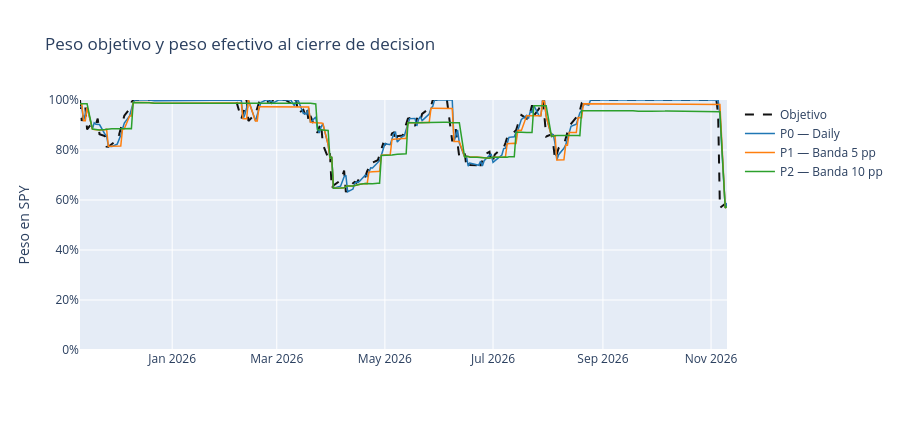
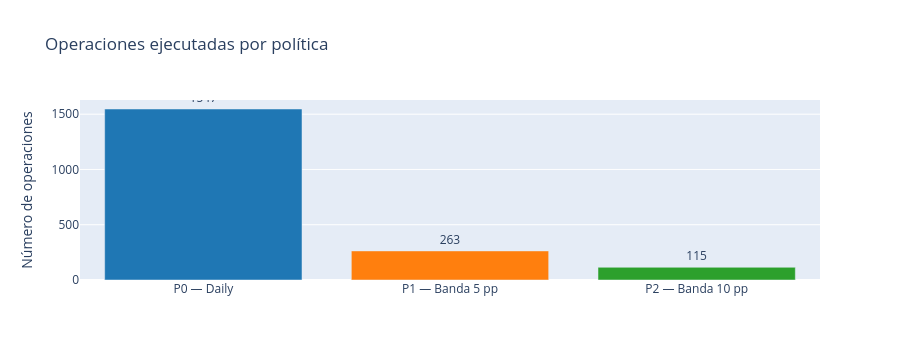
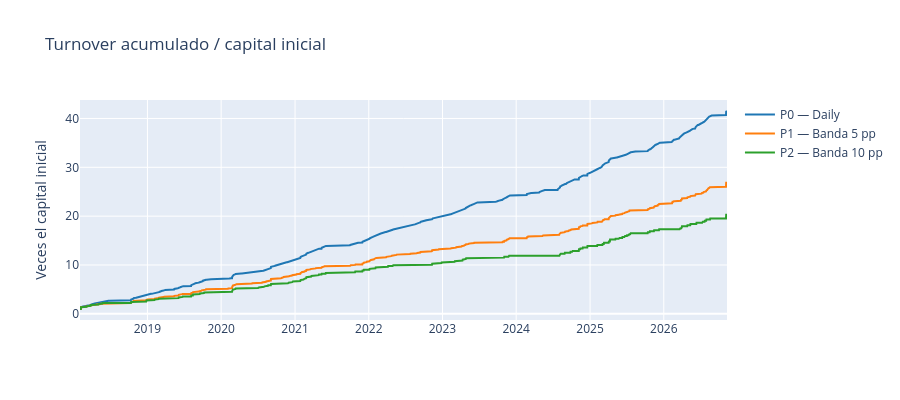
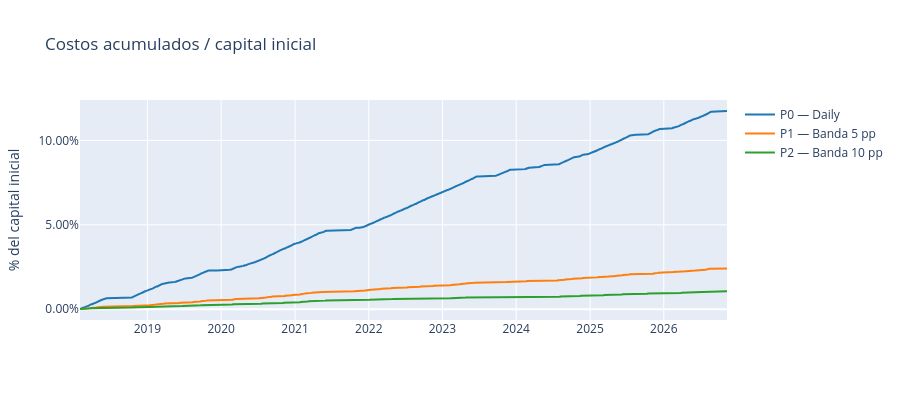

Notebook code for these charts, in order:
### Markdown cell above
## Paso 11 — Resultados operativos

Antes de medir rendimiento y riesgo, observaremos cómo se comporta cada política como proceso de implementación. Estas salidas responden si las bandas realmente reducen actividad y fricción, y a qué costo de alejarse temporalmente del objetivo.

Mostraremos cuatro elementos:

| Resultado | Qué permite observar |
| --- | --- |
| Peso objetivo vs. peso efectivo | Cuándo la cartera sigue el objetivo y cuándo una banda tolera desviaciones. |
| Operaciones por política | Con qué frecuencia P0, P1 y P2 modifican realmente la posición. |
| Turnover acumulado | Cuánto capital se negocia a lo largo del tiempo, independiente del rendimiento. |
| Costos acumulados | Cuánto valor se pierde por comisión e IVA bajo cada regla. |

La serie de pesos se mostrará en una ventana reciente para que pueda leerse; las demás métricas usarán toda la muestra. Estas gráficas describen la operación del motor y no prueban todavía que una política sea mejor: la respuesta económica y estadística se desarrollará en la notebook 03.

### Code cell
import plotly.graph_objects as go

RECENT_SESSIONS = 252
POLICY_COLORS = {
    'P0 — Daily': '#1f77b4',
    'P1 — Banda 5 pp': '#ff7f0e',
    'P2 — Banda 10 pp': '#2ca02c',
}

operational_summary = policy_operational_summary.with_columns(
    (pl.col('turnover_notional') / INITIAL_CAPITAL_USD).alias('turnover_multiple'),
    (pl.col('total_cost') / INITIAL_CAPITAL_USD).alias('total_cost_pct'),
)
operational_summary

# 1. Peso objetivo y peso efectivo antes de decidir, en la última ventana anual.
recent_target = policy_histories['P0 — Daily'].tail(RECENT_SESSIONS)
fig_weights = go.Figure()
fig_weights.add_trace(go.Scatter(
    x=recent_target['session_date'].to_list(),
    y=recent_target['target_weight'].to_list(),
    name='Objetivo',
    line=dict(color='#111111', dash='dash', width=2),
))
for policy, history in policy_histories.items():
    recent = history.tail(RECENT_SESSIONS)
    fig_weights.add_trace(go.Scatter(
        x=recent['session_date'].to_list(),
        y=recent['effective_weight_before'].to_list(),
        name=policy,
        line=dict(color=POLICY_COLORS[policy], width=1.5),
    ))
fig_weights.update_layout(
    title='Peso objetivo y peso efectivo al cierre de decision',
    yaxis=dict(title='Peso en SPY', tickformat='.0%', range=[0, 1]),
    xaxis_title='',
    height=430,
    legend_title='',
)
fig_weights.show()

# 2. Número de operaciones efectivamente ejecutadas.
fig_trades = go.Figure(go.Bar(
    x=operational_summary['policy'].to_list(),
    y=operational_summary['trades'].to_list(),
    marker_color=[POLICY_COLORS[p] for p in operational_summary['policy'].to_list()],
    text=operational_summary['trades'].to_list(),
    textposition='outside',
))
fig_trades.update_layout(
    title='Operaciones ejecutadas por política',
    yaxis_title='Número de operaciones',
    height=360,
    showlegend=False,
)
fig_trades.show()

# 3 y 4. Turnover y costos, normalizados por el capital inicial.
fig_turnover = go.Figure()
fig_costs = go.Figure()
for policy, history in policy_histories.items():
    cumulative = history.with_columns(
        (pl.col('turnover_notional').cum_sum() / INITIAL_CAPITAL_USD).alias('cumulative_turnover'),
        (pl.col('total_cost').cum_sum() / INITIAL_CAPITAL_USD).alias('cumulative_cost_pct'),
    )
    dates = cumulative['session_date'].to_list()
    fig_turnover.add_trace(go.Scatter(
        x=dates, y=cumulative['cumulative_turnover'].to_list(),
        name=policy, line=dict(color=POLICY_COLORS[policy]),
    ))
    fig_costs.add_trace(go.Scatter(
        x=dates, y=cumulative['cumulative_cost_pct'].to_list(),
        name=policy, line=dict(color=POLICY_COLORS[policy]),
    ))

fig_turnover.update_layout(
    title='Turnover acumulado / capital inicial',
    yaxis_title='Veces el capital inicial',
    xaxis_title='',
    height=400,
    legend_title='',
)
fig_costs.update_layout(
    title='Costos acumulados / capital inicial',
    yaxis=dict(title='% del capital inicial', tickformat='.2%'),
    xaxis_title='',
    height=400,
    legend_title='',
)
fig_turnover.show()
fig_costs.show()

### Figure 1 — Plotly figure (JSON) as saved in the notebook; plotly's stock layout.template omitted (floating-point values rounded to 4 significant figures; data arrays with more than 128 entries replaced by an {"elided": "..."} marker saying what was removed)
{"data": [{"line": {"color": "#111111", "dash": "dash", "width": 2}, "name": "Objetivo", "x": {"elided": "252 str values"}, "y": {"elided": "252 float values"}, "type": "scatter"}, {"line": {"color": "#1f77b4", "width": 1.5}, "name": "P0 — Daily", "x": {"elided": "252 str values"}, "y": {"elided": "252 float values"}, "type": "scatter"}, {"line": {"color": "#ff7f0e", "width": 1.5}, "name": "P1 — Banda 5 pp", "x": {"elided": "252 str values"}, "y": {"elided": "252 float values"}, "type": "scatter"}, {"line": {"color": "#2ca02c", "width": 1.5}, "name": "P2 — Banda 10 pp", "x": {"elided": "252 str values"}, "y": {"elided": "252 float values"}, "type": "scatter"}], "layout": {"yaxis": {"title": {"text": "Peso en SPY"}, "tickformat": ".0%", "range": [0, 1]}, "title": {"text": "Peso objetivo y peso efectivo al cierre de decision"}, "xaxis": {"title": {"text": ""}}, "height": 430, "legend": {"title": {"text": ""}}}}

### Figure 2 — Plotly figure (JSON) as saved in the notebook; plotly's stock layout.template omitted (floating-point values rounded to 4 significant figures)
{"data": [{"marker": {"color": ["#1f77b4", "#ff7f0e", "#2ca02c"]}, "text": ["1547", "263", "115"], "textposition": "outside", "x": ["P0 — Daily", "P1 — Banda 5 pp", "P2 — Banda 10 pp"], "y": [1547, 263, 115], "type": "bar"}], "layout": {"title": {"text": "Operaciones ejecutadas por política"}, "yaxis": {"title": {"text": "Número de operaciones"}}, "height": 360, "showlegend": false}}

### Figure 3 — Plotly figure (JSON) as saved in the notebook; plotly's stock layout.template omitted (floating-point values rounded to 4 significant figures; data arrays with more than 128 entries replaced by an {"elided": "..."} marker saying what was removed)
{"data": [{"line": {"color": "#1f77b4"}, "name": "P0 — Daily", "x": {"elided": "2206 str values"}, "y": {"elided": "2206 float values"}, "type": "scatter"}, {"line": {"color": "#ff7f0e"}, "name": "P1 — Banda 5 pp", "x": {"elided": "2206 str values"}, "y": {"elided": "2206 float values"}, "type": "scatter"}, {"line": {"color": "#2ca02c"}, "name": "P2 — Banda 10 pp", "x": {"elided": "2206 str values"}, "y": {"elided": "2206 float values"}, "type": "scatter"}], "layout": {"title": {"text": "Turnover acumulado / capital inicial"}, "yaxis": {"title": {"text": "Veces el capital inicial"}}, "xaxis": {"title": {"text": ""}}, "height": 400, "legend": {"title": {"text": ""}}}}

### Figure 4 — Plotly figure (JSON) as saved in the notebook; plotly's stock layout.template omitted (floating-point values rounded to 4 significant figures; data arrays with more than 128 entries replaced by an {"elided": "..."} marker saying what was removed)
{"data": [{"line": {"color": "#1f77b4"}, "name": "P0 — Daily", "x": {"elided": "2206 str values"}, "y": {"elided": "2206 float values"}, "type": "scatter"}, {"line": {"color": "#ff7f0e"}, "name": "P1 — Banda 5 pp", "x": {"elided": "2206 str values"}, "y": {"elided": "2206 float values"}, "type": "scatter"}, {"line": {"color": "#2ca02c"}, "name": "P2 — Banda 10 pp", "x": {"elided": "2206 str values"}, "y": {"elided": "2206 float values"}, "type": "scatter"}], "layout": {"yaxis": {"title": {"text": "% del capital inicial"}, "tickformat": ".2%"}, "title": {"text": "Costos acumulados / capital inicial"}, "xaxis": {"title": {"text": ""}}, "height": 400, "legend": {"title": {"text": ""}}}}
